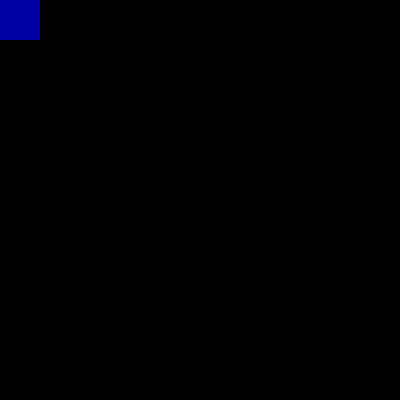
Frame 1 (no input)
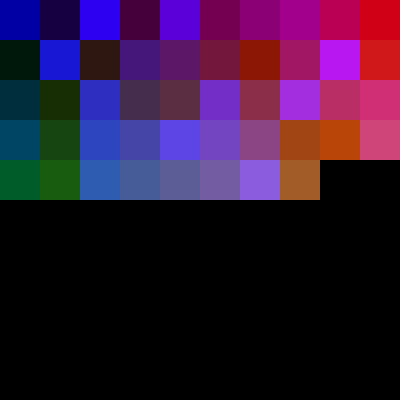
Frame 60 (the mouse pressed at the canvas centre just before this capture)
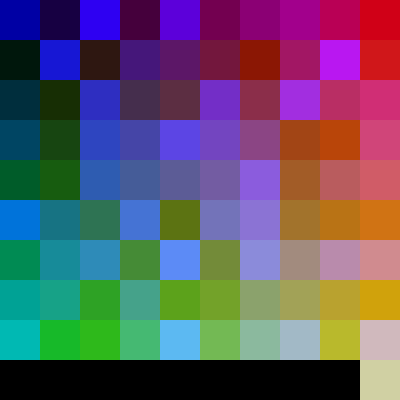
Frame 120 (the mouse held since frame 60 and released just before this capture)

The Processing sketch that drew these frames (run headless with seeded random() and noise(); from frame 60 on, the mouse is pressed at the canvas centre):

// Processing sketch: processing_99232
// ── processing_99232.pde

int xPos = 0;        //establish variables to hold x&y position
int yPos = 0;

float rFactor = 0;  //establish non-integer values for scaling colours
float gFactor = 0; 

int speedFactor = 1; //switches between 1 and -1 to control direction of square placement

int squareSize = 40;  //set up the size of the boxes and the window - in such a way to prevent 
int divisions = 12; //fractional window or box sizes.
int windowSize = squareSize*divisions;


void setup()
{
  size(400,400);  //set window size
  background(0);  
  //frameRate(400);
}

void draw()
{
  
  rFactor = 1.0*xPos/(windowSize - squareSize); //determine current position as fraction of space available
  gFactor = 1.0*yPos/(windowSize - squareSize);
  
  fill(255*rFactor, 255*gFactor, random(255)); //sets R&G values according to rFactor,gFactor. B value is assigned randomly.
  stroke(0,0);
  rect(xPos,yPos,squareSize,squareSize);
  

  
  if (xPos == windowSize){
    yPos = yPos + squareSize;
    speedFactor = -1*speedFactor;
  } 
  
  if (xPos == -squareSize && speedFactor == -1) {
   yPos = yPos + squareSize;
   speedFactor = -1*speedFactor; 
  }
  xPos = xPos + speedFactor*squareSize;
  
  if(yPos == windowSize) {
    yPos = 0;
  }
   
}
